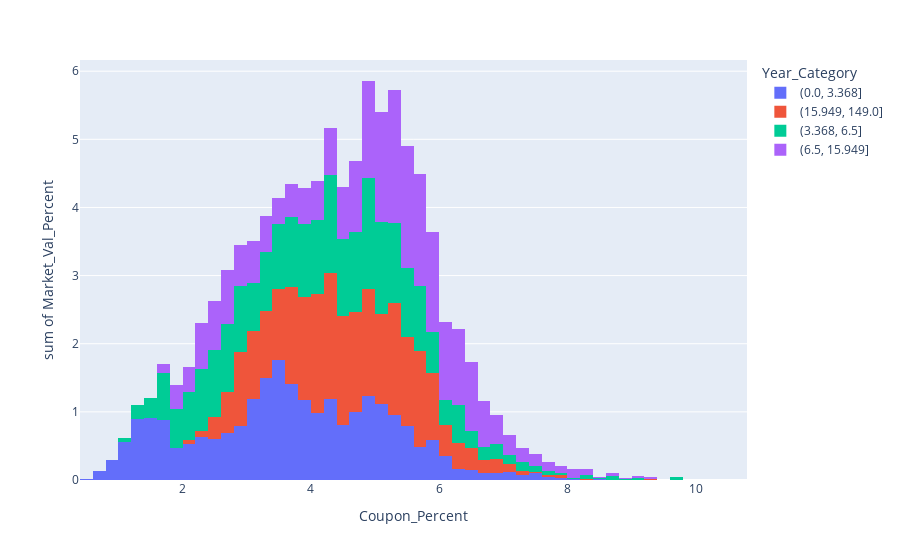

The notebook cell saved with this chart:
### Code cell
import plotly.express as px

fig = px.histogram(df,x='Coupon_Percent',y='Market_Val_Percent',color='Year_Category',nbins=100)
fig.show()

### Figure 1 — Plotly figure (JSON) as saved in the notebook; plotly's stock layout.template omitted (floating-point values rounded to 4 significant figures; data arrays with more than 128 entries replaced by an {"elided": "..."} marker saying what was removed)
{"data": [{"alignmentgroup": "True", "bingroup": "x", "histfunc": "sum", "hovertemplate": "Year_Category=(0.0, 3.368]<br>Coupon_Percent=%{x}<br>sum of Market_Val_Percent=%{y}<extra></extra>", "legendgroup": "(0.0, 3.368]", "marker": {"color": "#636efa", "pattern": {"shape": ""}}, "name": "(0.0, 3.368]", "nbinsx": 100, "offsetgroup": "(0.0, 3.368]", "orientation": "v", "showlegend": true, "type": "histogram", "x": {"elided": "2284 float values"}, "xaxis": "x", "y": {"elided": "2284 float values"}, "yaxis": "y"}, {"alignmentgroup": "True", "bingroup": "x", "histfunc": "sum", "hovertemplate": "Year_Category=(15.949, 149.0]<br>Coupon_Percent=%{x}<br>sum of Market_Val_Percent=%{y}<extra></extra>", "legendgroup": "(15.949, 149.0]", "marker": {"color": "#EF553B", "pattern": {"shape": ""}}, "name": "(15.949, 149.0]", "nbinsx": 100, "offsetgroup": "(15.949, 149.0]", "orientation": "v", "showlegend": true, "type": "histogram", "x": {"elided": "2792 float values"}, "xaxis": "x", "y": {"elided": "2792 float values"}, "yaxis": "y"}, {"alignmentgroup": "True", "bingroup": "x", "histfunc": "sum", "hovertemplate": "Year_Category=(3.368, 6.5]<br>Coupon_Percent=%{x}<br>sum of Market_Val_Percent=%{y}<extra></extra>", "legendgroup": "(3.368, 6.5]", "marker": {"color": "#00cc96", "pattern": {"shape": ""}}, "name": "(3.368, 6.5]", "nbinsx": 100, "offsetgroup": "(3.368, 6.5]", "orientation": "v", "showlegend": true, "type": "histogram", "x": {"elided": "2367 float values"}, "xaxis": "x", "y": {"elided": "2367 float values"}, "yaxis": "y"}, {"alignmentgroup": "True", "bingroup": "x", "histfunc": "sum", "hovertemplate": "Year_Category=(6.5, 15.949]<br>Coupon_Percent=%{x}<br>sum of Market_Val_Percent=%{y}<extra></extra>", "legendgroup": "(6.5, 15.949]", "marker": {"color": "#ab63fa", "pattern": {"shape": ""}}, "name": "(6.5, 15.949]", "nbinsx": 100, "offsetgroup": "(6.5, 15.949]", "orientation": "v", "showlegend": true, "type": "histogram", "x": {"elided": "2336 float values"}, "xaxis": "x", "y": {"elided": "2336 float values"}, "yaxis": "y"}], "layout": {"barmode": "relative", "legend": {"title": {"text": "Year_Category"}, "tracegroupgap": 0}, "margin": {"t": 60}, "xaxis": {"anchor": "y", "domain": [0, 1], "title": {"text": "Coupon_Percent"}}, "yaxis": {"anchor": "x", "domain": [0, 1], "title": {"text": "sum of Market_Val_Percent"}}}}
